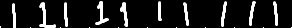
%> input picture jacknist.png, 292 x 28 px
$ octave testjacknist.m   (GNU Octave 9; MATLAB toolbox functions it lacks are replaced by stand-ins)
%> lines starting %> are read from the running program, lines starting %| are printed output that depends on the picture
% Opening custom characters
clc
clear all
indices=(15:29:278)+1;%[20,48,78,109,134,160,184,216,244,272];
labelsjack=[0,1,2,3,4,5,6,7,8,9];
X=imread('jacknist.png');
%> X is the input picture: size 28x292x3 uint8; min 0, max 255, mean 27
X=double(X(:,:,1));
%> X: size 28x292 double
testX=[];
ii=1;

%X=-X+255;
for idx = indices
    figure;
    X(end,idx-14:idx+13)=0;
    imgZ=X(:,idx-13:idx+14);

    imgZ=imresize(imgZ,[20,20]);
    imgZ=[zeros(4,size(imgZ,2));imgZ;zeros(4,size(imgZ,2))];
    imgZ=[zeros(size(imgZ,1),4),imgZ,zeros(size(imgZ,1),4)];
    Ilabel = bwlabel(imgZ);
    stat = regionprops(Ilabel,'centroid');
    imgZ=circshift(imgZ,floor(14-stat.Centroid(2)),1)
    imgZ=circshift(imgZ,floor(14-stat.Centroid(1)),2);

    testX(:,ii)=reshape(imgZ',[],1);
    imagesc(reshape(testX(:,ii),28,28));
    colormap('bone');
    ii=ii+1;
end
%> this loop made 10 passes
%> stat on passes 1 to 10: {Centroid [13.4 15.4]}, {Centroid [14.5 15.9]}, {Centroid [8.6 14.2]}, {Centroid [13.4 15.3]}, {Centroid [9.3 14.3]}, {Centroid [13.5 13]}, {Centroid [11.6 14.3]}, {Centroid [18 14.3]}, {Centroid [17.4 14.5]}, {Centroid [13.6 14.2]}
%> pass 1, `imgZ=X(:,idx-13:idx+14);`:
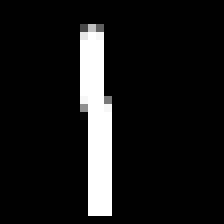
%> imgZ: size 28x28 double (shown 8 times larger); min 0, max 255, mean 23.2
%> pass 1, `imgZ=imresize(imgZ,[20,20]);`:
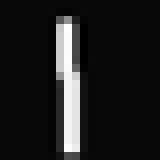
%> imgZ: size 20x20 double (shown 8 times larger); min -10.02, max 274.9, mean 23.2; drawn with min black and max white
%> pass 1, `imgZ=[zeros(4,size(imgZ,2));imgZ;zeros(4,size(imgZ,2))];`:
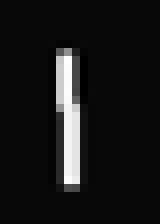
%> imgZ: size 28x20 double (shown 8 times larger); min -10.02, max 274.9, mean 16.6; drawn with min black and max white
%> pass 1, `imgZ=[zeros(size(imgZ,1),4),imgZ,zeros(size(imgZ,1),4)];`:
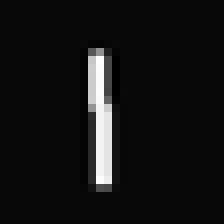
%> imgZ: size 28x28 double (shown 8 times larger); min -10.02, max 274.9, mean 11.9; drawn with min black and max white
%> pass 1, `colormap('bone');`:
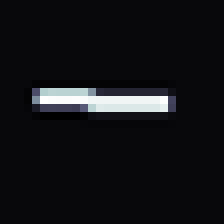
%> displayed picture: size 28x28x3, on the screen's scale of 0 to 255 (shown 8 times larger); mean R, G, B 18.1, 18.6, 21.9
%> pass 2, `colormap('bone');`:
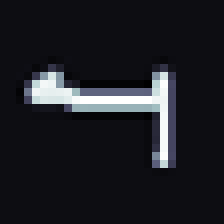
%> displayed picture: size 28x28x3, on the screen's scale of 0 to 255 (shown 8 times larger); mean R, G, B 29.3, 30.2, 35.8
%> after the loop, ii = 11
testX


%> (the run ends here)
